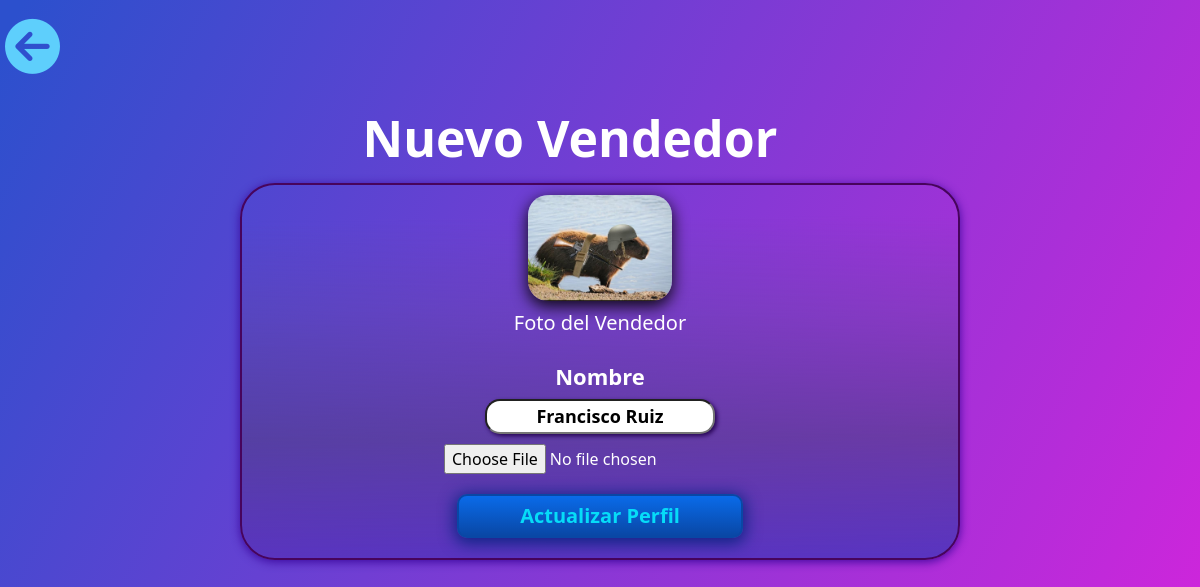
The page /users/update/1/ (signed in) on the database its author committed.
### users/models.py (models this page shows)
class Profile(models.Model):
    name = models.CharField(max_length=120)
    identification_document = models.CharField(max_length=10, default="none")
    created = models.DateTimeField(auto_now_add=True)
    last_modified = models.DateTimeField(auto_now=True)

class Salesman(Profile):
    user = models.OneToOneField(User, on_delete=models.CASCADE)
    count_sells = models.IntegerField(default=0)
    earnings = models.DecimalField(max_digits=10, decimal_places=2, default=0)
    seller_id = models.AutoField(
        auto_created=True, primary_key=True, unique=True)
    picture = models.ImageField(
        upload_to="users/pictures",
        blank=True,
        null=True
    )

class Profile(models.Model):
    name = models.CharField(max_length=120)
    identification_document = models.CharField(max_length=10, default="none")
    created = models.DateTimeField(auto_now_add=True)
    last_modified = models.DateTimeField(auto_now=True)

### users/views.py (the view, shortened to what this page needs)
class UpdateSalesman(LoginRequiredMixin, UpdateView):
    model = Salesman
    fields = ('name', 'picture')
    template_name = 'users/html/update_salesman.html'
    slug_field = 'pk'
    slug_url_kwarg = 'pk'

### templates/users/html/update_salesman.html (shortened to what this page needs)
<!DOCTYPE html>
<html lang="en">
  <head>
    {% load static %}
    <link rel="stylesheet" href="{%static 'users/css/style_update_salesman.css' %}">
    <link href="https://cdn.jsdelivr.net/npm/bootstrap@5.0.0-beta3/dist/css/bootstrap.min.css" rel="stylesheet">
  </head>
  <body>
    <header>
      <div class="go-back">
	<a href="{%url 'users:home' %}"><i class="fas fa-arrow-circle-left"></i></a>
      </div>
      <h1 id="title">Nuevo Vendedor</h1>
    </header>
    <form action="{%url 'users:update' salesman.pk %}" method="POST" enctype="multipart/form-data">
      <main id="content">
	<div class="box">
	  <div id="photo">
	    <img src="{{ salesman.picture.url }}" alt="">
	    <h3>Foto del Vendedor</h3>
	  </div>
	  <div class="inputs">
	    <div class="data">
	      <h3 class="sub-title">
		Nombre
	      </h3>
	      <div class="bar">
		<input name="name" class="inputdata" type="text" value="{{ salesman.name }}" required>
	      </div>
	    </div>
	    <div class="media-body">
	      <input type="file" name="picture" />
	    </div>
	  </div>
	  <div class="Button">
	    <button type="submit" id="Button">Actualizar Perfil</button>
	  </div>
	</div>
      </main>
    </form>
  </body>
</html>

### static/users/css/style_update_salesman.css (style rules this page uses)
* { margin: 0px; }
#title { font-size: 50px; font-weight: bold; color: #FFFFFF; text-align: center; display: inline-block; width: 95%; margin: 15px 0px 15px 0px; }
.go-back { font-size: 55px; display: inline-block; padding: 5px; }
.go-back >a { color: #5ecffc; }
body { background: linear-gradient(116.82deg, #2C50CD 1.46%, #D823DC 100%); background-repeat: no-repeat; width: 100vw; height: 100vh; }
.box { width:60%; margin: auto; background: linear-gradient(359.59deg, #5934C0 0.46%, rgba(82, 62, 144, 0.7) 32.45%, rgba(89, 71, 156, 0.309524) 66.32%, rgba(93, 75, 162, 0) 90.78%); border-radius: 35px; border: 2px solid rgb(71, 4, 92); box-shadow: 0px 2px 10px 0px rgba(55, 3, 153, 0.897); }
#photo { width: 80%; margin: auto; text-align: center; }
#photo h3 { font-size: 20px; color: rgb(255, 255, 255); }
img { width:25%; border-radius: 20px; margin: 10px auto; box-shadow: 0px 5px 15px 1px rgb(19, 11, 29); }
.inputs { color: #ffffff; width: 100%; text-align: center; margin: auto; }
.data { display: inline-block; margin: 20px 0px 10px 0px; }
.sub-title { font-size: 22px; font-weight: bold; text-align: center; margin: 0px 0px 10px 0px; }
.inputdata { font-weight: bold; font-size: 18px; height: 35px; width: 75%; padding: 0px 15px; background: rgb(255, 255, 255); box-shadow: 2px 2px 4px 0px rgb(38, 4, 83); border-radius: 15px; text-align: center; }
.Button { margin: 20px auto; align-content: center; text-align: center; }
#Button { color: #06dcf8; font-size: 20px; font-weight: bold; width: 40%; padding: 5px 25px; border: 2px solid #0947a5; background: linear-gradient(180deg,rgb(10, 107, 233),#0947a5); box-shadow: 0px 3px 15px 3px rgba(6, 34, 128, 0.856); border-radius: 10px; }

### rows shown on the page
Salesman: picture (picture)
Profile: name "Francisco Ruiz"
